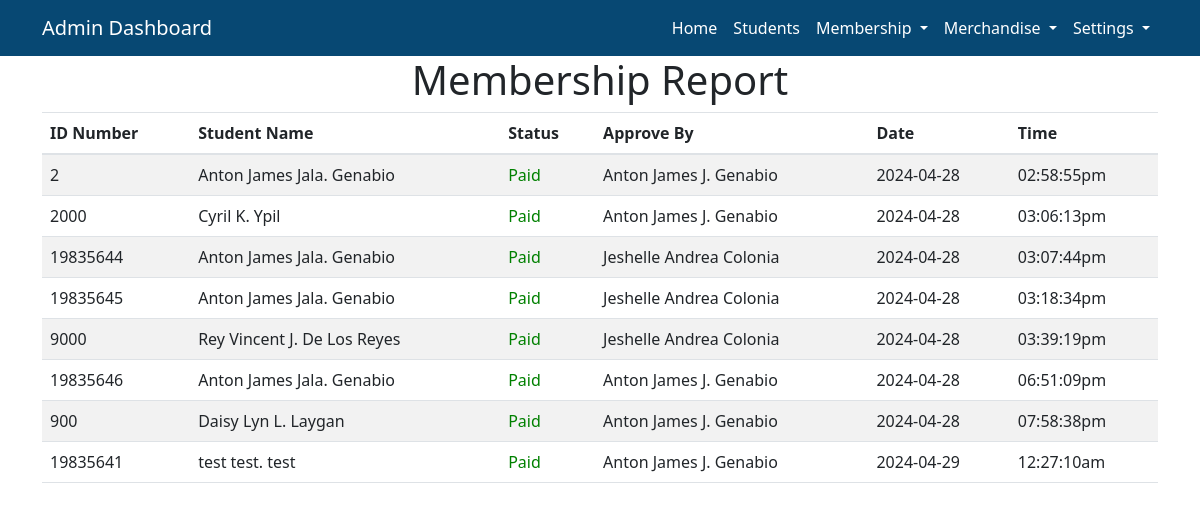
Before: /Admin/AdminMembershipReport.php (signed in) with the older database file.
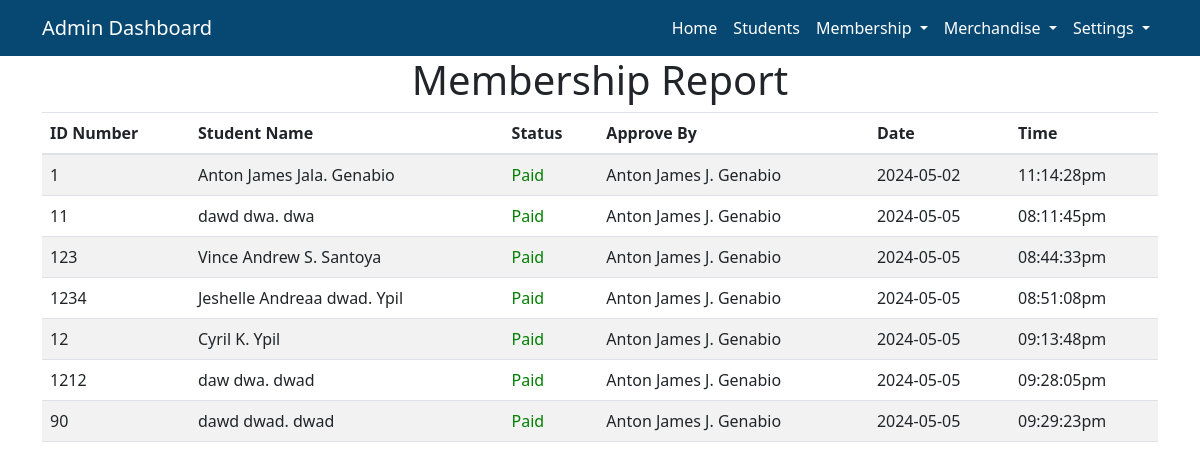
After: the same page with the newer database file.
### tables this page shows
CREATE TABLE `students` (
  `id_number` int(10) NOT NULL,
  `first_name` varchar(20) NOT NULL,
  `middle_name` varchar(20) NOT NULL,
  `last_name` varchar(20) NOT NULL,
  `email` varchar(50) NOT NULL,
  `course` varchar(5) NOT NULL,
  `year` int(11) NOT NULL,
  `password` varchar(150) NOT NULL,
  `status` varchar(5) NOT NULL,
  `subscription` varchar(20) NOT NULL
);

CREATE TABLE `sub_report` (
  `sub_id` int(11) NOT NULL,
  `id_number` varchar(20) NOT NULL,
  `admin_name` varchar(100) NOT NULL,
  `date` varchar(10) NOT NULL,
  `time` varchar(10) NOT NULL
);

### Backend/BackendAdmin.php (called while the page is built, shortened)
<?php
function membershipReport(){
    $db = Database::getInstance();
    $conn = $db->getConnection();
    $sqlSubReport = " SELECT students.id_number , students.first_name, students.middle_name, students.last_name , sub_report.admin_name , sub_report.date, sub_report.time FROM students INNER JOIN sub_report ON sub_report.id_number = students.id_number;";
    $resultReport = mysqli_query($conn, $sqlSubReport);
    if(mysqli_num_rows($resultReport) > 0)
        {
          $reportSub = [];
          while($row = mysqli_fetch_array($resultReport)) {
              $reportSub[] = $row;
          }
        }
        return $reportSub;
}
?>

### Admin/AdminMembershipReport.php (the view, shortened to what this page needs)
<?php
      include '../api/apiAdmin.php';
     $reportSub = membershipReport();
?>
<!DOCTYPE html>
<html lang="en">
<head>
</head>
<body>
<h1 class="text-center">Membership Report</h1>
<div class="container">
<table id="example" class="table table-striped table-hover display compact " style="width:100%; overflow:auto">
    <thead >
        <tr>
            <th >ID Number</th>
            <th >Student Name</th>
            <th >Status</th>
            <th >Approve By</th>
            <th >Date</th>
            <th >Time</th>
        </tr>
    </thead>
    <tbody>
        <?php foreach ($reportSub as $person): ?>
            <tr>
                <td><?php echo $person['id_number']; ?></td>
                <td><?php echo $person['first_name']." ".$person['middle_name'].". ".$person['last_name']; ?></td>
                <td style="color:green">Paid</td>
                <td><?php echo $person['admin_name']; ?></td>
                <td><?php echo $person['date']; ?></td>
                <td><?php echo $person['time']; ?></td>
            </tr>
        <?php endforeach; ?>
    </tbody>
</table>
</div>
</body>
</html>

Changed rows visible on the page:
removed students: id_number "2", first_name "Anton James", middle_name "Jala", last_name "Genabio", sub_report.admin_name "Anton James J. Genabio", sub_report.date "2024-04-28", sub_report.time "02:58:55pm"
removed students: id_number "2000", first_name "Cyril", middle_name "K", last_name "Ypil", sub_report.admin_name "Anton James J. Genabio", sub_report.date "2024-04-28", sub_report.time "03:06:13pm"
removed students: id_number "19835644", first_name "Anton James", middle_name "Jala", last_name "Genabio", sub_report.admin_name "Jeshelle Andrea Colonia", sub_report.date "2024-04-28", sub_report.time "03:07:44pm"
removed students: id_number "19835645", first_name "Anton James", middle_name "Jala", last_name "Genabio", sub_report.admin_name "Jeshelle Andrea Colonia", sub_report.date "2024-04-28", sub_report.time "03:18:34pm"
removed students: id_number "9000", first_name "Rey Vincent", middle_name "J", last_name "De Los Reyes", sub_report.admin_name "Jeshelle Andrea Colonia", sub_report.date "2024-04-28", sub_report.time "03:39:19pm"
removed students: id_number "19835646", first_name "Anton James", middle_name "Jala", last_name "Genabio", sub_report.admin_name "Anton James J. Genabio", sub_report.date "2024-04-28", sub_report.time "06:51:09pm"
removed students: id_number "900", first_name "Daisy Lyn", middle_name "L", last_name "Laygan", sub_report.admin_name "Anton James J. Genabio", sub_report.date "2024-04-28", sub_report.time "07:58:38pm"
removed students: id_number "19835641", first_name "test", middle_name "test", last_name "test", sub_report.admin_name "Anton James J. Genabio", sub_report.date "2024-04-29", sub_report.time "12:27:10am"
added students: id_number "1", first_name "Anton James", middle_name "Jala", last_name "Genabio", sub_report.admin_name "Anton James J. Genabio", sub_report.date "2024-05-02", sub_report.time "11:14:28pm"
added students: id_number "11", first_name "dawd", middle_name "dwa", last_name "dwa", sub_report.admin_name "Anton James J. Genabio", sub_report.date "2024-05-05", sub_report.time "08:11:45pm"
added students: id_number "123", first_name "Vince Andrew", middle_name "S", last_name "Santoya", sub_report.admin_name "Anton James J. Genabio", sub_report.date "2024-05-05", sub_report.time "08:44:33pm"
added students: id_number "1234", first_name "Jeshelle Andreaa", middle_name "dwad", last_name "Ypil", sub_report.admin_name "Anton James J. Genabio", sub_report.date "2024-05-05", sub_report.time "08:51:08pm"
added students: id_number "12", first_name "Cyril", middle_name "K", last_name "Ypil", sub_report.admin_name "Anton James J. Genabio", sub_report.date "2024-05-05", sub_report.time "09:13:48pm"
added students: id_number "1212", first_name "daw", middle_name "dwa", last_name "dwad", sub_report.admin_name "Anton James J. Genabio", sub_report.date "2024-05-05", sub_report.time "09:28:05pm"
added students: id_number "90", first_name "dawd", middle_name "dwad", last_name "dwad", sub_report.admin_name "Anton James J. Genabio", sub_report.date "2024-05-05", sub_report.time "09:29:23pm"
